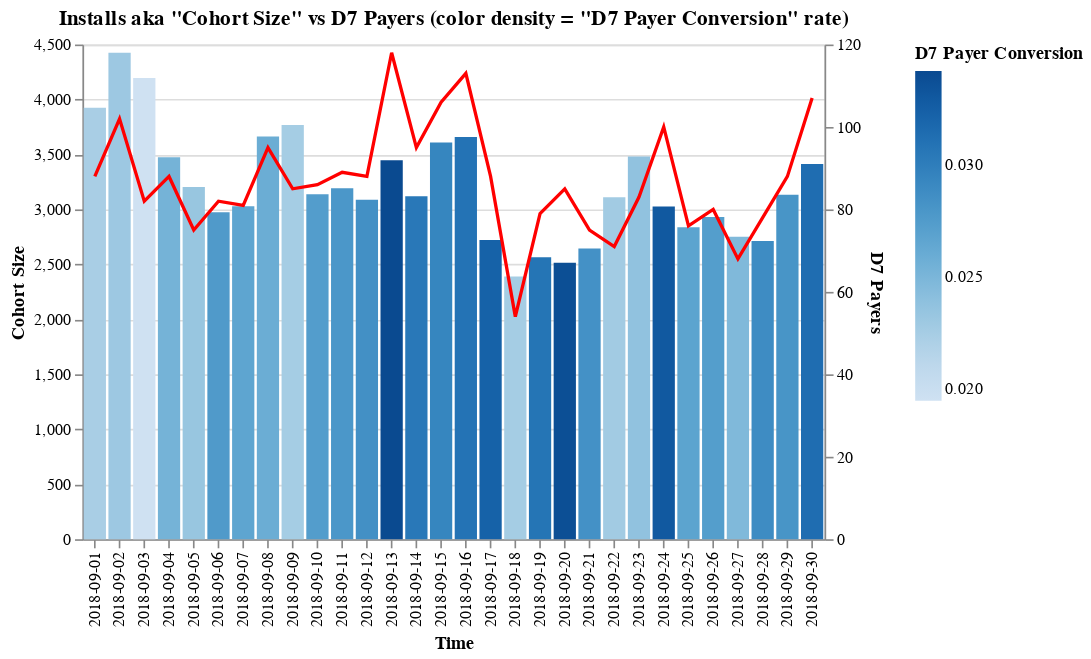

Notebook cell for this chart:
### Markdown cell above
### Funnel Part III: Installs vs D7 Payers

The share of ad-sourced player cohort that makes in-app purchases within 7 days of game install.

### Code cell
pts = alt.selection(type='interval', encodings=['x'])

base = alt.Chart(df).encode(
    alt.X('Time:N')
)

bar = base.mark_bar().encode(
    y='Cohort Size:Q',
    color=alt.Color('D7 Payer Conversion:Q')
).transform_filter(
    pts
).properties(
    selection=pts,
    width=450,
    height=300,
    title='Installs aka "Cohort Size" vs D7 Payers (color density = "D7 Payer Conversion" rate)'
)

line = base.mark_line(color='red').encode(
    y='D7 Payers:Q',
)

layer1 = alt.layer(
    bar,
    line
).resolve_scale(
    y='independent', color='independent'
)

layer1

### Figure 1 — Vega-Lite specification as saved in the notebook (floating-point values rounded to 4 significant figures)
{"$schema": "https://vega.github.io/schema/vega-lite/v2.6.0.json", "config": {"view": {"height": 300, "width": 400}}, "datasets": {"data-b3c0feaba3a5c5d72e3465bd46c809b2": [{"CTR": 0.0334, "Click to Install": 11.8, "Clicks": 33371, "Cohort Size": 3925, "D7 Payer Conversion": 0.0224, "D7 Payers": 88, "Impressions": 1000593, "Time": "2018-09-01", "fCVR": 0.0039}, {"CTR": 0.0313, "Click to Install": 11.4, "Clicks": 38675, "Cohort Size": 4425, "D7 Payer Conversion": 0.0231, "D7 Payers": 102, "Impressions": 1235620, "Time": "2018-09-02", "fCVR": 0.0036}, {"CTR": 0.031, "Click to Install": 10.3, "Clicks": 40821, "Cohort Size": 4195, "D7 Payer Conversion": 0.0195, "D7 Payers": 82, "Impressions": 1318256, "Time": "2018-09-03", "fCVR": 0.0032}, {"CTR": 0.0274, "Click to Install": 11.1, "Clicks": 31356, "Cohort Size": 3475, "D7 Payer Conversion": 0.0253, "D7 Payers": 88, "Impressions": 1144845, "Time": "2018-09-04", "fCVR": 0.003}, {"CTR": 0.0299, "Click to Install": 9.2, "Clicks": 34715, "Cohort Size": 3205, "D7 Payer Conversion": 0.0234, "D7 Payers": 75, "Impressions": 1159113, "Time": "2018-09-05", "fCVR": 0.0028}, {"CTR": 0.0312, "Click to Install": 6.8, "Clicks": 43913, "Cohort Size": 2974, "D7 Payer Conversion": 0.0276, "D7 Payers": 82, "Impressions": 1409692, "Time": "2018-09-06", "fCVR": 0.0021}, {"CTR": 0.0323, "Click to Install": 7.1, "Clicks": 42685, "Cohort Size": 3029, "D7 Payer Conversion": 0.0267, "D7 Payers": 81, "Impressions": 1320359, "Time": "2018-09-07", "fCVR": 0.0023}, {"CTR": 0.0391, "Click to Install": 6.9, "Clicks": 53271, "Cohort Size": 3663, "D7 Payer Conversion": 0.0259, "D7 Payers": 95, "Impressions": 1361364, "Time": "2018-09-08", "fCVR": 0.0027}, {"CTR": 0.0392, "Click to Install": 6.6, "Clicks": 57029, "Cohort Size": 3769, "D7 Payer Conversion": 0.0226, "D7 Payers": 85, "Impressions": 1456486, "Time": "2018-09-09", "fCVR": 0.0026}, {"CTR": 0.0318, "Click to Install": 7.9, "Clicks": 39869, "Cohort Size": 3137, "D7 Payer Conversion": 0.0274, "D7 Payers": 86, "Impressions": 1253203, "Time": "2018-09-10", "fCVR": 0.0025}, {"CTR": 0.032, "Click to Install": 6.9, "Clicks": 46343, "Cohort Size": 3192, "D7 Payer Conversion": 0.0279, "D7 Payers": 89, "Impressions": 1448567, "Time": "2018-09-11", "fCVR": 0.0022}, {"CTR": 0.0296, "Click to Install": 7.4, "Clicks": 41577, "Cohort Size": 3087, "D7 Payer Conversion": 0.0285, "D7 Payers": 88, "Impressions": 1405218, "Time": "2018-09-12", "fCVR": 0.0022}, {"CTR": 0.0282, "Click to Install": 7.8, "Clicks": 44253, "Cohort Size": 3447, "D7 Payer Conversion": 0.0342, "D7 Payers": 118, "Impressions": 1566663, "Time": "2018-09-13", "fCVR": 0.0022}, {"CTR": 0.0275, "Click to Install": 8.3, "Clicks": 37678, "Cohort Size": 3119, "D7 Payer Conversion": 0.0305, "D7 Payers": 95, "Impressions": 1371972, "Time": "2018-09-14", "fCVR": 0.0023}, {"CTR": 0.0325, "Click to Install": 8.2, "Clicks": 44254, "Cohort Size": 3608, "D7 Payer Conversion": 0.0294, "D7 Payers": 106, "Impressions": 1359780, "Time": "2018-09-15", "fCVR": 0.0027}, {"CTR": 0.0309, "Click to Install": 8.3, "Clicks": 43928, "Cohort Size": 3658, "D7 Payer Conversion": 0.0309, "D7 Payers": 113, "Impressions": 1419329, "Time": "2018-09-16", "fCVR": 0.0026}, {"CTR": 0.0275, "Click to Install": 8.4, "Clicks": 32327, "Cohort Size": 2721, "D7 Payer Conversion": 0.0323, "D7 Payers": 88, "Impressions": 1174032, "Time": "2018-09-17", "fCVR": 0.0023}, {"CTR": 0.0285, "Click to Install": 8.2, "Clicks": 29180, "Cohort Size": 2390, "D7 Payer Conversion": 0.0226, "D7 Payers": 54, "Impressions": 1023391, "Time": "2018-09-18", "fCVR": 0.0023}, {"CTR": 0.0259, "Click to Install": 8.7, "Clicks": 29435, "Cohort Size": 2565, "D7 Payer Conversion": 0.0308, "D7 Payers": 79, "Impressions": 1134678, "Time": "2018-09-19", "fCVR": 0.0023}, {"CTR": 0.028, "Click to Install": 8.9, "Clicks": 28172, "Cohort Size": 2516, "D7 Payer Conversion": 0.0338, "D7 Payers": 85, "Impressions": 1006182, "Time": "2018-09-20", "fCVR": 0.0025}, {"CTR": 0.0261, "Click to Install": 9.2, "Clicks": 28814, "Cohort Size": 2644, "D7 Payer Conversion": 0.0284, "D7 Payers": 75, "Impressions": 1105777, "Time": "2018-09-21", "fCVR": 0.0024}, {"CTR": 0.0325, "Click to Install": 8.7, "Clicks": 35713, "Cohort Size": 3111, "D7 Payer Conversion": 0.0228, "D7 Payers": 71, "Impressions": 1099185, "Time": "2018-09-22", "fCVR": 0.0028}, {"CTR": 0.0307, "Click to Install": 8.9, "Clicks": 39284, "Cohort Size": 3481, "D7 Payer Conversion": 0.0238, "D7 Payers": 83, "Impressions": 1277943, "Time": "2018-09-23", "fCVR": 0.0027}, {"CTR": 0.0241, "Click to Install": 9.9, "Clicks": 30631, "Cohort Size": 3027, "D7 Payer Conversion": 0.033, "D7 Payers": 100, "Impressions": 1273232, "Time": "2018-09-24", "fCVR": 0.0024}, {"CTR": 0.0244, "Click to Install": 9.2, "Clicks": 30962, "Cohort Size": 2838, "D7 Payer Conversion": 0.0268, "D7 Payers": 76, "Impressions": 1271144, "Time": "2018-09-25", "fCVR": 0.0022}, {"CTR": 0.0279, "Click to Install": 8.5, "Clicks": 34439, "Cohort Size": 2930, "D7 Payer Conversion": 0.0273, "D7 Payers": 80, "Impressions": 1235172, "Time": "2018-09-26", "fCVR": 0.0024}, {"CTR": 0.027, "Click to Install": 8.6, "Clicks": 31953, "Cohort Size": 2751, "D7 Payer Conversion": 0.0247, "D7 Payers": 68, "Impressions": 1181530, "Time": "2018-09-27", "fCVR": 0.0023}, {"CTR": 0.0253, "Click to Install": 8.8, "Clicks": 30722, "Cohort Size": 2712, "D7 Payer Conversion": 0.0288, "D7 Payers": 78, "Impressions": 1214674, "Time": "2018-09-28", "fCVR": 0.0022}, {"CTR": 0.0295, "Click to Install": 8, "Clicks": 39313, "Cohort Size": 3133, "D7 Payer Conversion": 0.0281, "D7 Payers": 88, "Impressions": 1331501, "Time": "2018-09-29", "fCVR": 0.0024}, {"CTR": 0.0275, "Click to Install": 7.6, "Clicks": 45079, "Cohort Size": 3413, "D7 Payer Conversion": 0.0314, "D7 Payers": 107, "Impressions": 1642131, "Time": "2018-09-30", "fCVR": 0.0021}]}, "layer": [{"data": {"name": "data-b3c0feaba3a5c5d72e3465bd46c809b2"}, "encoding": {"color": {"field": "D7 Payer Conversion", "type": "quantitative"}, "x": {"field": "Time", "type": "nominal"}, "y": {"field": "Cohort Size", "type": "quantitative"}}, "height": 300, "mark": "bar", "selection": {"selector004": {"encodings": ["x"], "mark": {"fill": "#333", "fillOpacity": 0.125, "stroke": "white"}, "on": "[mousedown, window:mouseup] > window:mousemove!", "resolve": "global", "translate": "[mousedown, window:mouseup] > window:mousemove!", "type": "interval", "zoom": "wheel!"}}, "title": "Installs aka \"Cohort Size\" vs D7 Payers (color density = \"D7 Payer Conversion\" rate)", "transform": [{"filter": {"selection": "selector004"}}], "width": 450}, {"data": {"name": "data-b3c0feaba3a5c5d72e3465bd46c809b2"}, "encoding": {"x": {"field": "Time", "type": "nominal"}, "y": {"field": "D7 Payers", "type": "quantitative"}}, "mark": {"color": "red", "type": "line"}}], "resolve": {"scale": {"color": "independent", "x": "shared", "y": "independent"}}}
